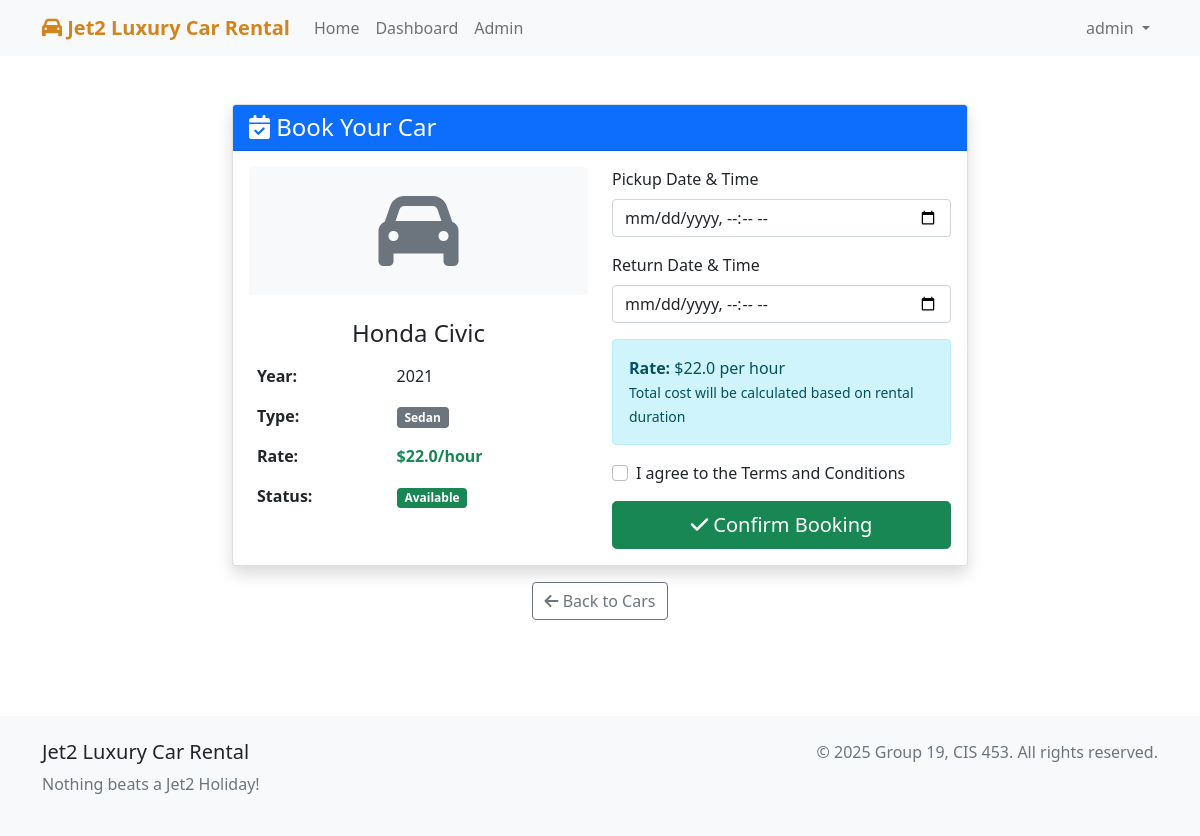
The page /book/3 (signed in) on the database its author committed.
### tables this page shows
CREATE TABLE cars (
            id INTEGER PRIMARY KEY AUTOINCREMENT,
            brand TEXT NOT NULL,
            model TEXT NOT NULL,
            year INTEGER NOT NULL,
            price_per_hour REAL NOT NULL,
            available BOOLEAN DEFAULT TRUE,
            image_url TEXT,
            vehicle_type TEXT
        );

### app.py (the view, shortened to what this page needs)
@app.route('/book/<int:car_id>', methods=['GET', 'POST'])
def book_car(car_id):
    if 'user_id' not in session:
        flash('Please login first to book a car', 'error')
        return redirect(url_for('login'))
    conn = get_db_connection()
    car = conn.execute('SELECT * FROM cars WHERE id = ? AND available = TRUE', (car_id,)).fetchone()
    if not car:
        flash('Car not available!', 'error')
        return redirect(url_for('index'))
    conn.close()
    return render_template('book.html', car=car)

### app.py (called while the page is built)
def get_db_connection():
    conn = sqlite3.connect('car_rental.db')
    conn.row_factory = sqlite3.Row
    return conn

### templates/book.html (shortened to what this page needs)
{% extends "base.html" %}
{% block content %}
<div class="container py-5">
    <div class="row justify-content-center">
        <div class="col-md-8">
            <div class="card shadow">
                <div class="card-header bg-primary text-white">
                    <h4 class="mb-0">
                        <i class="fas fa-calendar-check"></i> Book Your Car
                    </h4>
                </div>
                <div class="card-body">
                    <div class="row">
                        <div class="col-md-6">
                            <div class="text-center mb-4">
                                <div class="bg-light p-4 rounded">
                                    <i class="fas fa-car fa-5x text-muted"></i>
                                </div>
                            </div>
                            <h4 class="text-center">{{ car.brand }} {{ car.model }}</h4>
                            <table class="table table-borderless">
                                <tr>
                                    <td><strong>Year:</strong></td>
                                    <td>{{ car.year }}</td>
                                </tr>
                                <tr>
                                    <td><strong>Type:</strong></td>
                                    <td><span class="badge bg-secondary">{{ car.vehicle_type }}</span></td>
                                </tr>
                                <tr>
                                    <td><strong>Rate:</strong></td>
                                    <td class="text-success"><strong>${{ car.price_per_hour }}/hour</strong></td>
                                </tr>
                                <tr>
                                    <td><strong>Status:</strong></td>
                                    <td><span class="badge bg-success">Available</span></td>
                                </tr>
                            </table>
                        </div>
                        <div class="col-md-6">
                            <form method="POST">
                                <div class="mb-3">
                                    <label for="start_date" class="form-label">Pickup Date & Time</label>
                                    <input type="datetime-local" class="form-control" id="start_date"
                                           name="start_date" required>
                                </div>
                                <div class="mb-3">
                                    <label for="end_date" class="form-label">Return Date & Time</label>
                                    <input type="datetime-local" class="form-control" id="end_date"
                                           name="end_date" required>
                                </div>
                                <div class="alert alert-info">
                                    <strong>Rate:</strong> ${{ car.price_per_hour }} per hour<br>
                                    <small>Total cost will be calculated based on rental duration</small>
                                </div>
                                <div class="form-check mb-3">
                                    <input class="form-check-input" type="checkbox" id="terms" required>
                                    <label class="form-check-label" for="terms">
                                        I agree to the Terms and Conditions
                                    </label>
                                </div>
                                <button type="submit" class="btn btn-success w-100 btn-lg">
                                    <i class="fas fa-check"></i> Confirm Booking
                                </button>
                            </form>
                        </div>
                    </div>
                </div>
            </div>
            <div class="text-center mt-3">
                <a href="{{ url_for('index') }}" class="btn btn-outline-secondary">
                    <i class="fas fa-arrow-left"></i> Back to Cars
                </a>
            </div>
        </div>
    </div>
</div>
{% endblock %}

### rows shown on the page
cars: brand "Honda", model "Civic", year "2021", vehicle_type "Sedan", price_per_hour "22.0"

### other values the page prints
{{ session.username }} "admin"
